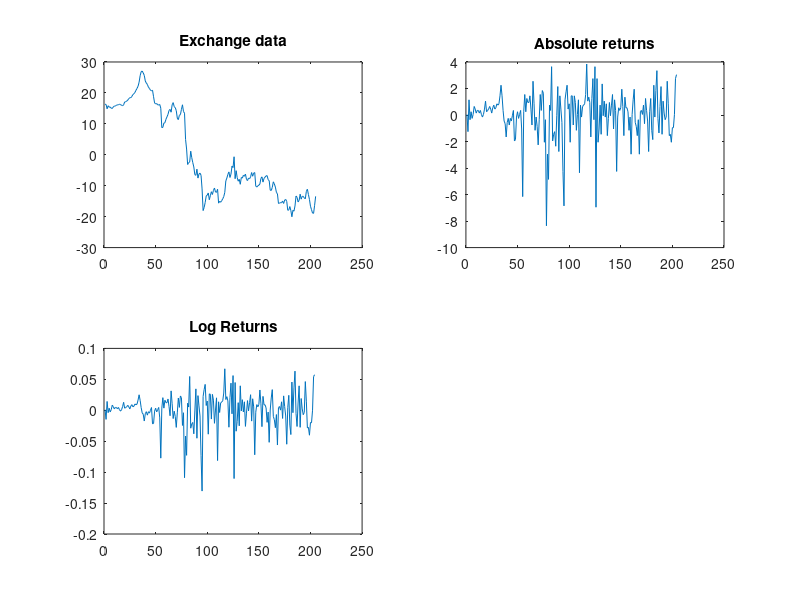

Recreate this plot in MATLAB. (Note: this script raises an error after producing the figure.)
data = importdata('exchangerate.mat');
n_data = length(data);

% Problem 1
x_t = data(1:end - 1);
x_t_1 = data(2:end);

abs_returns = x_t_1 - x_t;
log_returns = log(x_t_1) - log(x_t);

n_returns = length(abs_returns);

corrected_abs_returns = abs_returns - mean(abs_returns);
corrected_log_returns = log_returns - mean(log_returns);
corrected_data = data - mean(data);

figure;
subplot(2,2,1);
plot(corrected_data);
title("Exchange data");
subplot(2,2,2);
plot(corrected_abs_returns);
title("Absolute returns");
subplot(2,2,3);
plot(corrected_log_returns);
title("Log Returns");

% Problem 2
crit_val = chi2inv(0.95, 20);
[lambda_data, acf_data] = ljungbox(corrected_data, 20);
[lambda_abs, acf_abs] = ljungbox(corrected_abs_returns, 20);
[lambda_log, acf_log] = ljungbox(corrected_log_returns, 20);

% Hypothesis test
lambda_data > crit_val;
lambda_abs > crit_val;
lambda_log > crit_val;

% IID should be 0 covariance
figure;
subplot(2,2,1);
stem(acf_data, 'filled');
% Draw +- 1.96 / sqrt(n) lines
%line( [1 n_data], [(1.96 / sqrt(n_data)) (1.96 / sqrt(n_data))], '--', '1.96/sqrt(n)');
yline(-1.96 / sqrt(n_data), '--', '-1.96/sqrt(n)');
title("ACF for original data");
axis([1 20 -1 1]);

subplot(2,2,2);
stem(acf_abs, 'filled');
% Draw +- 1.96 / sqrt(n) lines
yline(1.96 / sqrt(n_returns), '--', '1.96/sqrt(n)');
yline(-1.96 / sqrt(n_returns), '--', '-1.96/sqrt(n)');
title("ACF for absolute returns");
axis([1 20 -1 1]);

subplot(2,2,3);
stem(acf_log, 'filled');
% Draw +- 1.96 / sqrt(n) lines
yline(1.96 / sqrt(n_returns), '--', '1.96/sqrt(n)');
yline(-1.96 / sqrt(n_returns), '--', '-1.96/sqrt(n)');
title("ACF for log returns");
axis([1 20 -1 1]);

% Problem 3
training = corrected_log_returns(1:102);
test = corrected_log_returns(103:end);
[gm, train_gamma_mat, train_acf] = acvf(training, 20);

% First coefficient, a_0 is zero since mean is zero.
coefs = train_gamma_mat \ flip(gm(2:end)');

preds = zeros(n_returns, 1);
preds(1:102) = training;
for i = 103:n_returns
    preds(i) = dot(preds(i-20:i-1), coefs);
end

figure;

% TODO: Plot the predictions and the actual values.
scatter(103:n_returns, preds(103:n_returns), 'black');
scatter(103:n_returns, test, [], 'red');

% mean squared error
mean(preds(103:n_returns) - test)

% Problem 4
% qqplot(corrected_log_returns);
figure;
x = corrected_log_returns / std(corrected_log_returns);
cdfplot(x)
hold on;
x_values = linspace(min(x),max(x));
plot(x_values,normcdf(x_values,0,1),'r-')
legend('Empirical CDF','Standard Normal CDF','Location','best')

% Histogram fit of normal
histfit(x)
